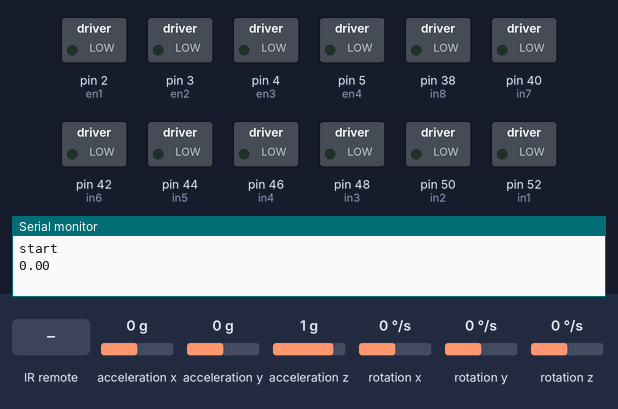
Bench run of a sketch on a simulated Arduino Mega 2560, built with avr-gcc and run on an emulated ATmega2560. Shown: switched loads named in the sketch (green lamp = pin HIGH), the last lines printed to the serial monitor. The test bench sets the inputs (shaded band); at power-on: acceleration x 0 g, acceleration y 0 g, acceleration z 1 g, rotation x 0 °/s, rotation y 0 °/s, rotation z 0 °/s.

Above: at 4.2 s.
4.3 s: infrared code 0xFF30CF received
At 6.1 s:
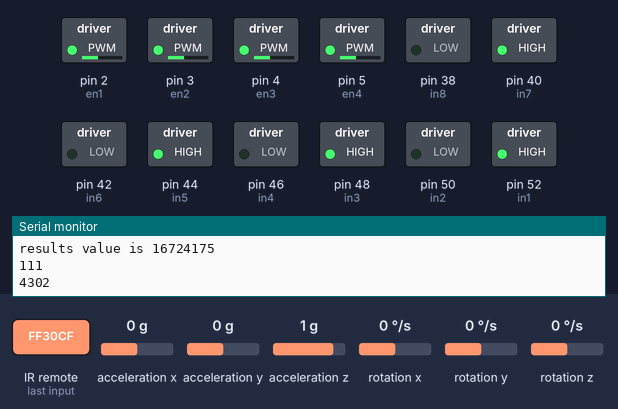
7.3 s: infrared code 0xFF38C7 received
At 8.7 s:
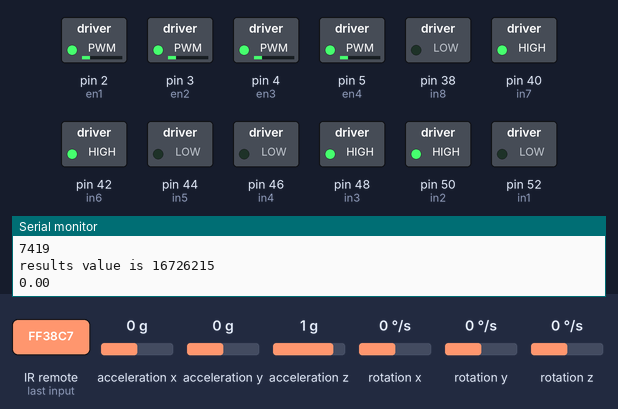
10.3 s: infrared code 0xFF18E7 received
At 12.1 s:
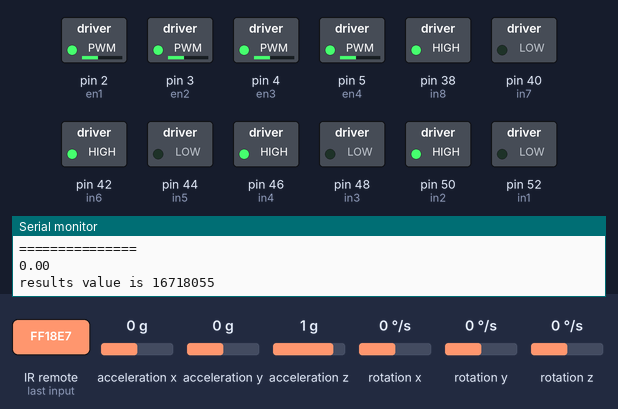
13.3 s: infrared code 0xFF7A85 received
At 16.1 s:
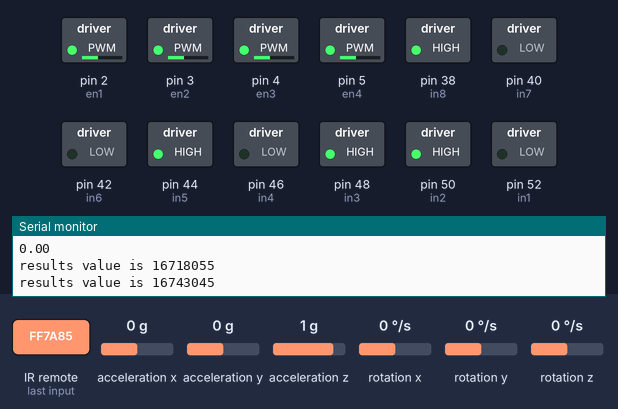
16.3 s: infrared code 0xFF10EF received
At 20.1 s:
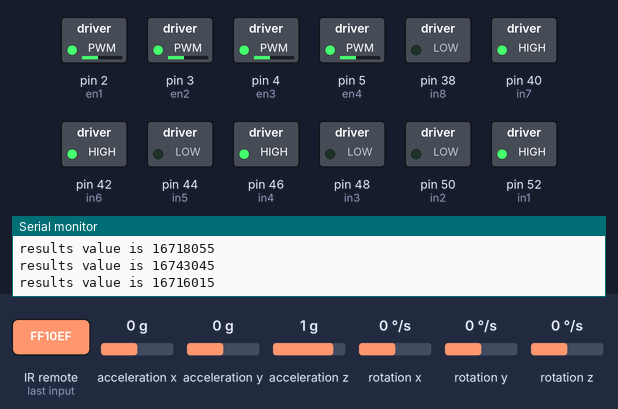
22.3 s: infrared code 0xFF5AA5 received
At 23.6 s:
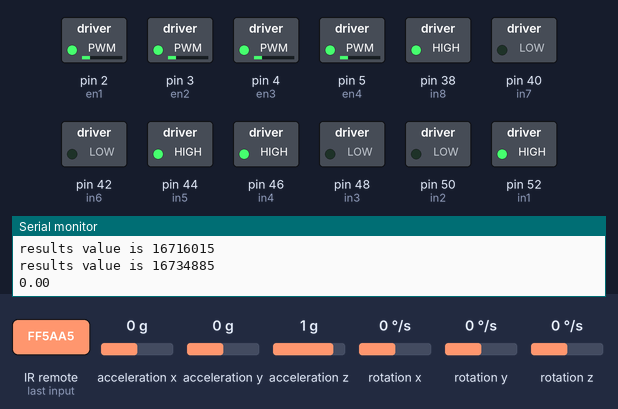
Timing chart, 0 to 26.3 s (numbered marks = the images above; inputs shaded):
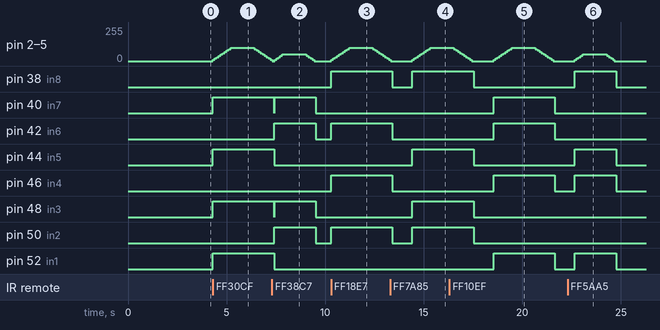

Measured:
- after the input at 4.3 s, pin 2 (en1), pin 3 (en2), pin 4 (en3), pin 5 (en4): rises from 0/255 to 100/255 in 0.91 s, then falls to 10/255 in 2.0 s; pin 40 (in7), pin 44 (in5), pin 48 (in3), pin 52 (in1): LOW → HIGH at once
- after the input at 7.3 s, pin 42 (in6), pin 50 (in2): LOW → HIGH after 0.13 s, → LOW 2.1 s later
- after the input at 10.3 s, pin 2 (en1), pin 3 (en2), pin 4 (en3), pin 5 (en4): rises from 0/255 to 100/255 in 0.91 s, then falls to 10/255 in 2.0 s; pin 38 (in8), pin 42 (in6), pin 46 (in4), pin 50 (in2): LOW → HIGH at once
- after the input at 13.3 s, pin 44 (in5), pin 48 (in3): LOW → HIGH after 1.1 s
- after the input at 16.3 s, pin 40 (in7), pin 42 (in6), pin 46 (in4), pin 52 (in1): LOW → HIGH after 2.2 s, → LOW 3.1 s later
- after the input at 22.3 s, pin 2 (en1), pin 3 (en2), pin 4 (en3), pin 5 (en4): rises from 0/255 to 50/255 in 0.40 s, then falls to 0/255 in 1.6 s; pin 38 (in8), pin 44 (in5), pin 46 (in4), pin 52 (in1): LOW → HIGH after 0.37 s, → LOW 2.1 s later

The sketch:

gyro_test.ino
```cpp
/**
 * @file gyro_test.ino
 * @brief Test sketch for MPU6050 gyroscope and omnidirectional motor control.
 *
 * This sketch demonstrates integrating the MPU6050 gyroscope (using MPU6050_tockn library)
 * with an IR remote control to drive an omnidirectional robot.
 * It includes functions for movement (forward, backward, left, right, rotate) and
 * gyroscope-based angle correction.
 */

#include <MPU6050_tockn.h>
#include <IRremote.h>

#include <Wire.h>

MPU6050 mpu6050(Wire);
IRrecv irrecv(11); // 使用數位腳位11接收紅外線訊號初始化紅外線訊號輸入
decode_results results; // 儲存訊號的結構


unsigned long start_time;
unsigned long before;
unsigned long now;
unsigned long initial;
unsigned long current;
const int in1 = 52;
const int in2 = 50;
const int in3 = 48;
const int in4 = 46;
const int in5 = 44;
const int in6 = 42;
const int in7 = 40;
const int in8 = 38;

const int en1 = 2;
const int en2 = 3;
const int en3 = 4;
const int en4 = 5;

float orignal_z;
//MeGyro gyro;

/**
 * @brief Stops all motors.
 */
void Motor_init()
{
  digitalWrite(in1, LOW);
  digitalWrite(in2, LOW);
  digitalWrite(in3, LOW);
  digitalWrite(in4, LOW);
  digitalWrite(in5, LOW);
  digitalWrite(in6, LOW);
  digitalWrite(in7, LOW);
  digitalWrite(in8, LOW);
}

/**
 * @brief Gradually increases motor speed (soft start).
 *
 * @param Speed Target speed (0-255).
 */
void Motor_start(int Speed)
{
  initial = millis();
  for (int i = 1; i <= Speed / 10 ; i++)
  {
    do
    {
      mpu6050.update();
      current = millis();
      analogWrite(en1, i * 10);
      analogWrite(en2, i * 10);
      analogWrite(en3, i * 10);
      analogWrite(en4, i * 10);
    } while (current - initial < 100);
    initial = millis();
  }
}

/**
 * @brief Gradually decreases motor speed (soft stop).
 *
 * @param Speed Starting speed to decrease from.
 */
void Motor_brakes(int Speed)
{
  initial = millis();
  for (int i = Speed / 10; i >= 0 ; i--)
  {
    do
    {
      mpu6050.update();
      current = millis();
      analogWrite(en1, i * 10);
      analogWrite(en2, i * 10);
      analogWrite(en3, i * 10);
      analogWrite(en4, i * 10);
    } while (current - initial < 100);
    initial = millis();
  }
  Motor_init();
}

/**
 * @brief Runs motors at full specified speed for a duration.
 *
 * @param Speed Motor speed (0-255).
 * @param Time Duration in milliseconds.
 */
void Motor_full_work(int Speed, int Time)
{
  unsigned long motor_full_start = millis();
  unsigned long motor_full_now = millis();
  do {
    mpu6050.update();
    analogWrite(en1, Speed);
    analogWrite(en2, Speed);
    analogWrite(en3, Speed);
    analogWrite(en4, Speed);
    motor_full_now = millis();
  } while (motor_full_now - motor_full_start < Time);

}

/**
 * @brief Moves the robot forward.
 *
 * @param Speed Motor speed.
 * @param Time Duration.
 */
void m_type_Forward(int Speed, int Time)
{
  mpu6050.update();
  digitalWrite(in1, HIGH);
  digitalWrite(in2, LOW);
  digitalWrite(in3, HIGH);
  digitalWrite(in4, LOW);
  digitalWrite(in5, HIGH);
  digitalWrite(in6, LOW);
  digitalWrite(in7, HIGH);
  digitalWrite(in8, LOW);
  Motor_start(Speed);
  Motor_full_work(Speed, Time);
  Motor_brakes(Speed);
}

/**
 * @brief Moves the robot backward.
 *
 * @param Speed Motor speed.
 * @param Time Duration.
 */
void m_type_Backward(int Speed, int Time)
{
  mpu6050.update();
  digitalWrite(in1, LOW);
  digitalWrite(in2, HIGH);
  digitalWrite(in3, LOW);
  digitalWrite(in4, HIGH);
  digitalWrite(in5, LOW);
  digitalWrite(in6, HIGH);
  digitalWrite(in7, LOW);
  digitalWrite(in8, HIGH);
  Motor_start(Speed);
  Motor_full_work(Speed, Time);
  Motor_brakes(Speed);
}

/**
 * @brief Moves the robot to the right.
 *
 * @param Speed Motor speed.
 * @param Time Duration.
 */
void m_type_Rightward(int Speed, int Time)
{
  mpu6050.update();
  digitalWrite(in1, HIGH);
  digitalWrite(in2, LOW);
  digitalWrite(in3, LOW);
  digitalWrite(in4, HIGH);
  digitalWrite(in5, LOW);
  digitalWrite(in6, HIGH);
  digitalWrite(in7, HIGH);
  digitalWrite(in8, LOW);
  Motor_start(Speed);
  Motor_full_work(Speed, Time);
  Motor_brakes(Speed);
}

/**
 * @brief Moves the robot to the left.
 *
 * @param Speed Motor speed.
 * @param Time Duration.
 */
void m_type_Leftward(int Speed, int Time)
{
  mpu6050.update();
  digitalWrite(in1, LOW);
  digitalWrite(in2, HIGH);
  digitalWrite(in3, HIGH);
  digitalWrite(in4, LOW);
  digitalWrite(in5, HIGH);
  digitalWrite(in6, LOW);
  digitalWrite(in7, LOW);
  digitalWrite(in8, HIGH);
  Motor_start(Speed);
  Motor_full_work(Speed, Time);
  Motor_brakes(Speed);
}

/**
 * @brief Rotates the robot counter-clockwise (Left Around).
 *
 * @param Speed Motor speed.
 * @param Time Duration.
 */
void m_type_LeftAround(int Speed, int Time)
{
  mpu6050.update();
  digitalWrite(in1, HIGH);
  digitalWrite(in2, LOW);
  digitalWrite(in3, LOW);
  digitalWrite(in4, HIGH);
  digitalWrite(in5, HIGH);
  digitalWrite(in6, LOW);
  digitalWrite(in7, LOW);
  digitalWrite(in8, HIGH);
  Motor_start(Speed);
  Motor_full_work(Speed, Time);
  Motor_brakes(Speed);
}

/**
 * @brief Rotates the robot clockwise (Right Around).
 *
 * @param Speed Motor speed.
 * @param Time Duration.
 */
void m_type_RightAround(int Speed, int Time)
{
  mpu6050.update();
  digitalWrite(in1, LOW);
  digitalWrite(in2, HIGH);
  digitalWrite(in3, HIGH);
  digitalWrite(in4, LOW);
  digitalWrite(in5, LOW);
  digitalWrite(in6, HIGH);
  digitalWrite(in7, HIGH);
  digitalWrite(in8, LOW);
  Motor_start(Speed);
  Motor_full_work(Speed, Time);
  Motor_brakes(Speed);
}

/**
 * @brief Corrects the robot's angle to 0 degrees using the gyroscope.
 *
 * Rotates left or right until the angle Z is within +/- 5 degrees of 0.
 */
void m_type_correction_angle()
{
  do
  {
    mpu6050.update();
    if (mpu6050.getGyroAngleZ() > 5.0 && mpu6050.getGyroAngleZ() < 180.0)
    {
      Serial.println(">50;<180");
      Serial.println( mpu6050.getGyroAngleZ());
      m_type_LeftAround(50, 0);
    } else if (mpu6050.getGyroAngleZ() < -5.0 && mpu6050.getGyroAngleZ() > -180.0)
    {
      Serial.println("<-5;>-180");
      Serial.println( mpu6050.getGyroAngleZ());
      m_type_RightAround(50, 0);

    } else if (mpu6050.getGyroAngleZ() > 180.0)
    {
      Serial.println(">180");
      Serial.println( mpu6050.getGyroAngleZ());
      m_type_RightAround(50, 0);

    } else if (mpu6050.getGyroAngleZ() < -180.0)
    {
      Serial.println( mpu6050.getGyroAngleZ());
      m_type_LeftAround(50, 0);

    }
  } while (mpu6050.getGyroAngleZ() < -5.0 || mpu6050.getGyroAngleZ() > 5.0);

  Serial.println("GoGoGo");
  m_type_Forward(50, 0);

}

/**
 * @brief Setup function.
 *
 * Initializes pins, Serial, IR receiver, MPU6050, and performs gyro calibration.
 */
void setup() {
  pinMode(in1, OUTPUT);
  pinMode(in2, OUTPUT);
  pinMode(in3, OUTPUT);
  pinMode(in4, OUTPUT);
  pinMode(in5, OUTPUT);
  pinMode(in6, OUTPUT);
  pinMode(in7, OUTPUT);
  pinMode(in8, OUTPUT);

  pinMode(en1, OUTPUT);
  pinMode(en2, OUTPUT);
  pinMode(en3, OUTPUT);
  pinMode(en4, OUTPUT);

  Serial.begin(115200);
  irrecv.blink13(true); // 設為true的話，當收到訊號時，腳位13的LED便會閃爍
  irrecv.enableIRIn(); // 啟動接收
  Serial.println("start");
  //  ==========陀螺儀==========
  Wire.begin();
  mpu6050.begin();
  mpu6050.calcGyroOffsets(true);
  //  =========================
  Motor_init();
  Serial.println( mpu6050.getGyroAngleZ());
}

/**
 * @brief Main loop.
 *
 * Listens for IR commands to drive the robot.
 * Commands include:
 * - 0: Stop
 * - 1: Forward
 * - 2: Backward
 * - 3: Leftward
 * - 4: Rightward
 * - 5: Right Around (Rotate)
 * - 6: Left Around (Rotate)
 * - 7: Correct Angle
 * - 8: Brake
 */
void loop() {
  mpu6050.update();
  //  Serial.println( mpu6050.getGyroAngleZ());
  if (irrecv.decode(&results)) { // 接收紅外線訊號並解碼
    mpu6050.update();
    Serial.print("results value is "); // 輸出解碼後的資料//0:16738455/1:16724175/2:16718055/3:16743045/4:16716015/5:16726215/6:16734885/7:16728765/8:16730805/9:16732845
    Serial.println(results.value);//0:FF6897/1:FF6897/2:FF18E7/3:FF7A85/4:FF10EF/5:FF38C7/6:FF5AA5/7:FF42BD/8:FF4AB5/9:FF52AD

    switch (results.value)
    {
      case 16738455://0
        Motor_init();
        Serial.println("000");
        break;
      case 16724175://1

        Serial.println("111");
        Serial.println(millis());
        m_type_Forward(100, 1000);
        Motor_init();
        Serial.println(millis());
        break;
      case 16718055://2
        m_type_Backward(100, 1000);
        delay(1000);
        Motor_init();
        break;
      case 16743045://3
        m_type_Leftward(100, 1000);
        delay(1000);
        Motor_init();
        //        Serial.println("333");
        //        Motor3_Forward(220);
        //        delay(5000);
        //        Motor_init();
        break;
      case 16716015://4
        m_type_Rightward(100, 1000);
        delay(1000);
        Motor_init();
        //        Motor4_Forward(220);
        //        delay(5000);
        //                Motor_init();
        break;
      case 16726215://5
        mpu6050.update();
        Serial.println( mpu6050.getGyroAngleZ());
        m_type_RightAround(50, 1000);
        Motor_init();
        Serial.println( "===============");
        mpu6050.update();
        Serial.println( mpu6050.getGyroAngleZ());
        break;
      case 16734885://6
        mpu6050.update();
        Serial.println( mpu6050.getGyroAngleZ());
        m_type_LeftAround(50, 1000);
        Motor_init();
        Serial.println( "===============");
        mpu6050.update();
        Serial.println( mpu6050.getGyroAngleZ());
        break;
      case 16728765://7
        m_type_correction_angle();
        Motor_init();
        break;
      case 16730805://8
        Motor_brakes(200);
        //        Motor1_Forward(200);
        //        delay(2000);
        Motor_init();
        break;
      case 16732845://9
        //        Motor1_Forward(200);
        //        delay(2000);
        Motor_init();
        break;
      default:
        Motor_init();
        break;
    }
    irrecv.resume(); // 準備接收下一個訊號
  }


}

void Motor1_Forward(int Speed)
{
  digitalWrite(in1, HIGH);
  digitalWrite(in2, LOW);
  analogWrite(en1, Speed);
}

void Motor1_Backward(int Speed)
{
  digitalWrite(in1, LOW);
  digitalWrite(in2, HIGH);
  analogWrite(en1, Speed);
}
void Motor1_Brake()
{
  digitalWrite(in1, LOW);
  digitalWrite(in2, LOW);
}
void Motor2_Forward(int Speed)
{
  digitalWrite(in3, HIGH);
  digitalWrite(in4, LOW);
  analogWrite(en2, Speed);
}

void Motor2_Backward(int Speed)
{
  digitalWrite(in3, LOW);
  digitalWrite(in4, HIGH);
  analogWrite(en2, Speed);
}
void Motor2_Brake()
{
  digitalWrite(in3, LOW);
  digitalWrite(in4, LOW);
}
void Motor3_Forward(int Speed)
{
  digitalWrite(in5, HIGH);
  digitalWrite(in6, LOW);
  analogWrite(en3, Speed);
}
void Motor4_Forward(int Speed)
{
  digitalWrite(in7, HIGH);
  digitalWrite(in8, LOW);
  analogWrite(en4, Speed);
}
```
